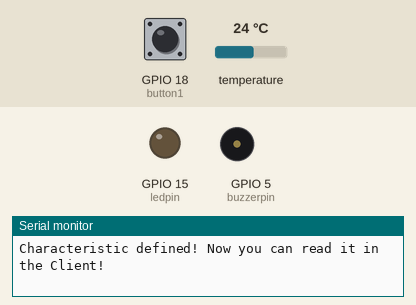
This sketch was run on a simulated ESP32. On the bench: output pins drawn as LEDs (lit = HIGH), buzzer (waves = sounding, pin HIGH), the last lines printed to the serial monitor. The inputs (shaded band) are chosen by the test bench; at power-on: GPIO 18 (button1) HIGH, temperature 24 °C. Nothing arrives over Bluetooth unless stated; a phone connects over Bluetooth LE 3 s after start.

Above: at 1.2 s.
1.3 s: GPIO 18 (button1) pulled LOW for 1 s
At 3.1 s:
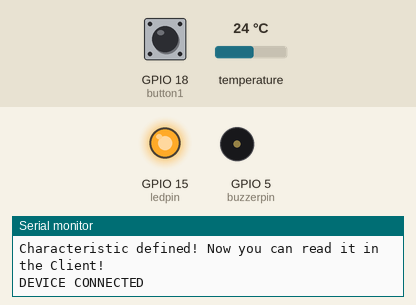
Timing chart, 0 to 4.6 s (numbered marks = the images above; inputs shaded):
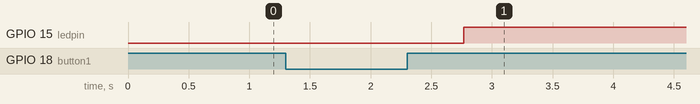

Measured:
- after the input at 1.3 s, GPIO 15 (ledpin): LOW → HIGH after 1.5 s

The sketch:

SmartBank_MAIN_CODE.ino
```cpp
#include <BLEDevice.h>
#include <BLEUtils.h>
#include <BLEServer.h>
#include <BLE2902.h>
#include <OneWire.h>
#include <DallasTemperature.h>
#include "OneButton.h"

#define SmartBank_SERVICE_UUID        "9fe167e8-2827-41b3-8d66-e9a35d4ff261"
#define FMD_SERVICE_UUID        "4fafc201-1fb5-459e-8fcc-c5c9c331914b"
#define FMD_CHARACTERISTIC_UUID "beb5483e-36e1-4688-b7f5-ea07361b26a8"
#define TEMP_SERVICE_UUID        "e72e9720-5596-49c1-88ad-6953414fd6f4"
#define TEMP_CHARACTERISTIC_UUID "b64560f3-abe5-4271-809b-29480f0ddddc"
#define FLASH_SERVICE_UUID        "363bd9f9-8618-4281-9471-d7aaab6318e6"
#define FLASH_CHARACTERISTIC_UUID "28e13b07-c9d4-4a1a-8b66-3c512325a5b9"

BLEServer *pServer;

BLEService *SmartBank_ServiceID;
BLEService *FMD_Service;
BLECharacteristic *FMD_Characteristic;

BLEService *TEMP_Service;
BLECharacteristic *TEMP_Characteristic;

BLEService *FLASH_Service;
BLECharacteristic *FLASH_Characteristic;

int ledpin = 15;
int buzzerpin = 5;
const int oneWireBus = 4;
OneButton button1(18, true);

OneWire oneWire(oneWireBus);
DallasTemperature sensors(&oneWire);

bool deviceConnected_1 = false;

class MyServerCallbacks1: public BLEServerCallbacks {
    void onConnect(BLEServer* pServer) {
      deviceConnected_1 = true;
      Serial.println("DEVICE CONNECTED");
    };

    void onDisconnect(BLEServer* pServer) {
      deviceConnected_1 = false;
      Serial.println("DEVICE NOT CONNECTED");
    }
};

unsigned long prevTime = millis();

long interval = 1000;

void setup() {
  Serial.begin(115200);
  BLEDevice::init("SmartBank BLE");
  sensors.begin();

  pServer = BLEDevice::createServer();
  pServer->setCallbacks(new MyServerCallbacks1());

  //SmartBank ServiceID
  SmartBank_ServiceID = pServer->createService(SmartBank_SERVICE_UUID);
  SmartBank_ServiceID->start();
  BLEAdvertising *SmartBank_Advertising = BLEDevice::getAdvertising();
  SmartBank_Advertising->addServiceUUID(SmartBank_SERVICE_UUID);
  SmartBank_Advertising->setScanResponse(true);
  SmartBank_Advertising->setMinPreferred(0x06);  // functions that help with iPhone connections issue
  SmartBank_Advertising->setMinPreferred(0x12);
  BLEDevice::startAdvertising();

  //FMD SERVICE
  FMD_Service = pServer->createService(FMD_SERVICE_UUID);
  FMD_Characteristic = FMD_Service->createCharacteristic(
                                         FMD_CHARACTERISTIC_UUID,
                                         BLECharacteristic::PROPERTY_READ |
                                         BLECharacteristic::PROPERTY_WRITE |
                                         BLECharacteristic::PROPERTY_NOTIFY
                                       );

  FMD_Characteristic->setValue("OFF");
  FMD_Characteristic->addDescriptor(new BLE2902());
  FMD_Service->start();

  BLEAdvertising *FMD_Advertising = BLEDevice::getAdvertising();
  FMD_Advertising->addServiceUUID(FMD_SERVICE_UUID);
  FMD_Advertising->setScanResponse(true);
  FMD_Advertising->setMinPreferred(0x06);  // functions that help with iPhone connections issue
  FMD_Advertising->setMinPreferred(0x12);
  BLEDevice::startAdvertising();

  //TEMP SERVICE
  TEMP_Service = pServer->createService(TEMP_SERVICE_UUID);
  TEMP_Characteristic = TEMP_Service->createCharacteristic(
                                         TEMP_CHARACTERISTIC_UUID,
                                         BLECharacteristic::PROPERTY_READ |
                                         BLECharacteristic::PROPERTY_NOTIFY
                                       );

  TEMP_Characteristic->addDescriptor(new BLE2902());
  TEMP_Service->start();

  BLEAdvertising *TEMP_Advertising = BLEDevice::getAdvertising();
  TEMP_Advertising->addServiceUUID(TEMP_SERVICE_UUID);
  TEMP_Advertising->setScanResponse(true);
  TEMP_Advertising->setMinPreferred(0x06);  // functions that help with iPhone connections issue
  TEMP_Advertising->setMinPreferred(0x12);
  BLEDevice::startAdvertising();

  //FLASH SERVICE
  FLASH_Service = pServer->createService(FLASH_SERVICE_UUID);
  FLASH_Characteristic = FLASH_Service->createCharacteristic(
                                         FLASH_CHARACTERISTIC_UUID,
                                         BLECharacteristic::PROPERTY_READ |
                                         BLECharacteristic::PROPERTY_WRITE |
                                         BLECharacteristic::PROPERTY_NOTIFY
                                       );

  FLASH_Characteristic->setValue("OFF");
  FLASH_Characteristic->addDescriptor(new BLE2902());
  FLASH_Service->start();

  BLEAdvertising *FLASH_Advertising = BLEDevice::getAdvertising();
  FLASH_Advertising->addServiceUUID(FLASH_SERVICE_UUID);
  FLASH_Advertising->setScanResponse(true);
  FLASH_Advertising->setMinPreferred(0x06);  // functions that help with iPhone connections issue
  FLASH_Advertising->setMinPreferred(0x12);
  BLEDevice::startAdvertising();

  pinMode(ledpin, OUTPUT);
  pinMode(buzzerpin, OUTPUT);
  button1.attachDuringLongPress(longPress1);
  button1.attachClick(click1);
  Serial.println("Characteristic defined! Now you can read it in the Client!");
}

void loop() {
  button1.tick();
  unsigned long currTime = millis();
  std::string value = FMD_Characteristic->getValue();
  if (value == "ON"){
    ledOn();
    buzzOn();
  }
  else{
    flashOn();
    if (currTime - prevTime > 1000){
    sendData();
    prevTime = currTime;
    }
  }
}

void sendData(){
  sensors.requestTemperatures();
  float temperatureC = sensors.getTempCByIndex(0);
  std::string value = TEMP_Characteristic->getValue();
  if (deviceConnected_1) {
    //Serial.print(temperatureC);
    //Serial.println(" C");
    char txString[8];
    dtostrf(temperatureC, 1, 2, txString);
    TEMP_Characteristic->setValue(txString);
    TEMP_Characteristic->notify();
  }
}

void ledOn(){
  std::string value = FMD_Characteristic->getValue();
  if (value == "ON")
  {
    //Serial.println("LED ON");
    digitalWrite(ledpin, HIGH);   // turn the LED on (HIGH is the voltage level)
    delay(100);
    digitalWrite(ledpin, LOW);    // turn the LED off by making the voltage LOW
    delay(100);
  }
  else{
    //Serial.println("LED OFF");
    digitalWrite(ledpin, LOW);    // turn the LED off by making the voltage LOW
  }
}

void buzzOn(){
  std::string value = FMD_Characteristic->getValue();
  if (value == "ON")
  {
    //Serial.println("Buzzer ON");
    digitalWrite(buzzerpin, HIGH);   // turn the LED on (HIGH is the voltage level)
    delay(100);
    digitalWrite(buzzerpin, LOW);    // turn the LED off by making the voltage LOW
    delay(100);
  }
  else{
    //Serial.println("Buzzer OFF");
    digitalWrite(buzzerpin, LOW);    // turn the LED off by making the voltage LOW
  }
}

void flashOn(){
  std::string value = FLASH_Characteristic->getValue();
  if (value == "ON")
  {
    //Serial.println("Flash ON");
    digitalWrite(ledpin, HIGH);   // turn the LED on (HIGH is the voltage level)
  }
  else{
    //Serial.println("Flash OFF");
    digitalWrite(ledpin, LOW);    // turn the LED off by making the voltage LOW
  }
}

void click1() {
  for (int i=1; i<=5; i=i+1) {     // Start our for loop
  FLASH_Characteristic->setValue("OFF");
  FMD_Characteristic->setValue("OFF");
  FMD_Characteristic->notify();
  FLASH_Characteristic->notify();
  digitalWrite(ledpin, LOW);
  delay(200);
  }
} // click1

void longPress1() {
   FLASH_Characteristic->setValue("ON");
   digitalWrite(ledpin, HIGH);
   FLASH_Characteristic->notify();
} // longPress1
```
